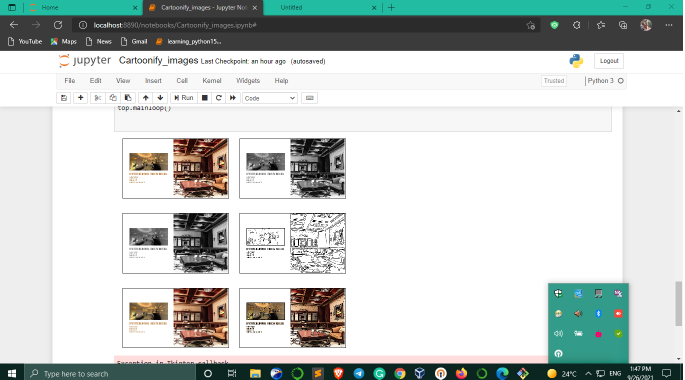
#> input picture cartoonify_image.png, 1370 x 759 px (shown at 1/2 size)
$ python -i Cartoonify_images.py   (imports and definitions only)
#> lines starting #> are read from the running program, lines starting #| are printed output that depends on the picture; after the words box and inside, x2 and y2 are one past the last pixel; in counts of white or black regions, pixels touching at a corner belong together
#!/usr/bin/env python
# coding: utf-8

# # at first we have to import madules that we need

# In[14]:


import cv2 #for image processing
import easygui #to open the filebox
import numpy as np #to store image
import imageio #to read image stored at particular path
import sys
import matplotlib.pyplot as plt
import os
import tkinter as tk # It is famous for its simplicity and graphical user interface
from tkinter import filedialog
from tkinter import *
from PIL import ImageTk, Image


# # creating box for reciving image

# In[15]:


# [4 lines not run here, left out]
# [1 line that did not run here, left out]


# In[16]:


def upload():
    ImagePath=easygui.fileopenbox()
    cartoonify(ImagePath)


# In[17]:


def cartoonify(ImagePath):
    # read the image
#> called with ImagePath = 'cartoonify_image.png'
    originalmage = cv2.imread(ImagePath)
#> originalmage is the input picture: shape (759, 1370, 3); mean B, G, R 202, 204.6, 198.1
    originalmage = cv2.cvtColor(originalmage, cv2.COLOR_BGR2RGB)
    #print(image)  # image is stored in form of numbers

    # confirm that image is chosen
    if originalmage is None:
        print("Can not find any image. Choose appropriate file")
        sys.exit()

    ReSized1 = cv2.resize(originalmage, (960, 540))
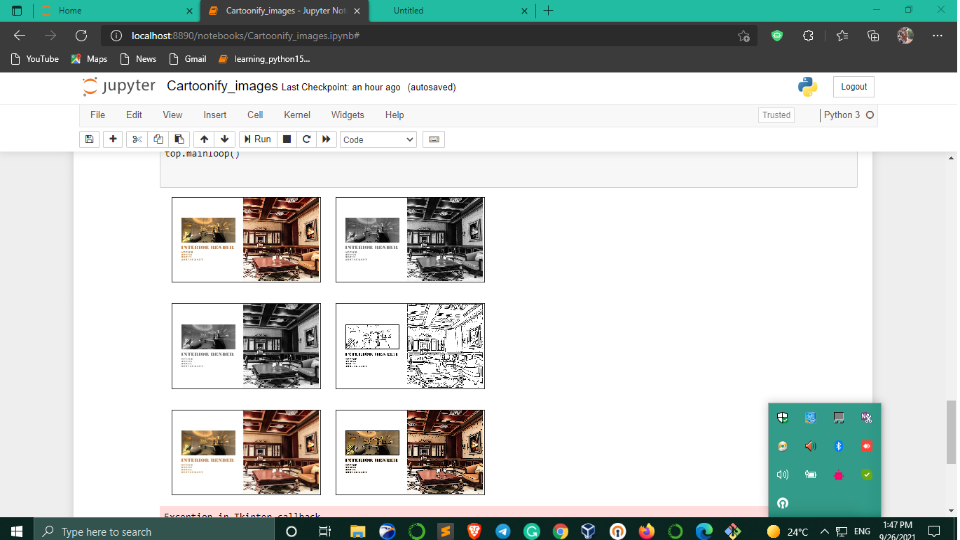
#> ReSized1: shape (540, 960, 3); mean R, G, B 198, 204.5, 201.9
    #plt.imshow(ReSized1, cmap='gray')


    #converting an image to grayscale
    grayScaleImage= cv2.cvtColor(originalmage, cv2.COLOR_BGR2GRAY)
    ReSized2 = cv2.resize(grayScaleImage, (960, 540))
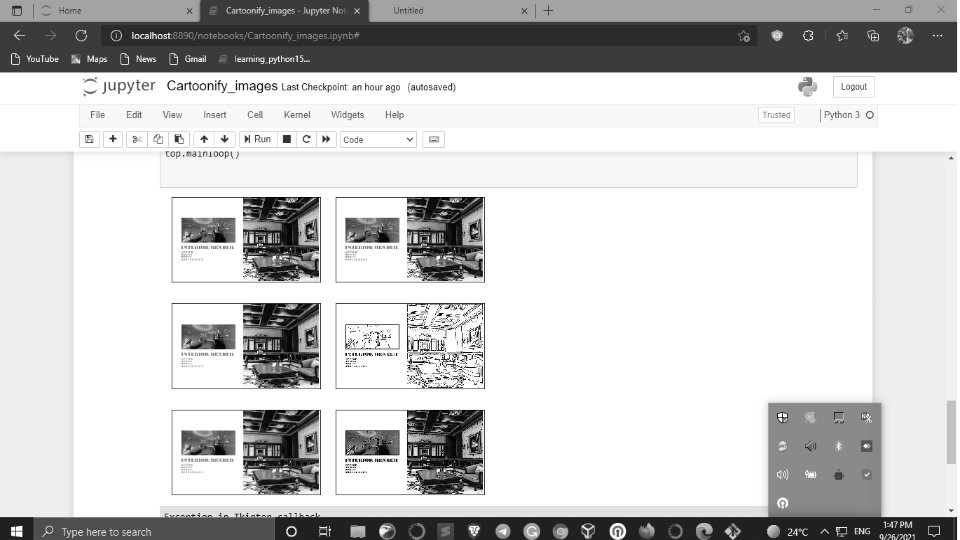
#> ReSized2: shape (540, 960); min 0, max 255, mean 203
    #plt.imshow(ReSized2, cmap='gray')


    #applying median blur to smoothen an image
    smoothGrayScale = cv2.medianBlur(grayScaleImage, 5)
    ReSized3 = cv2.resize(smoothGrayScale, (960, 540))
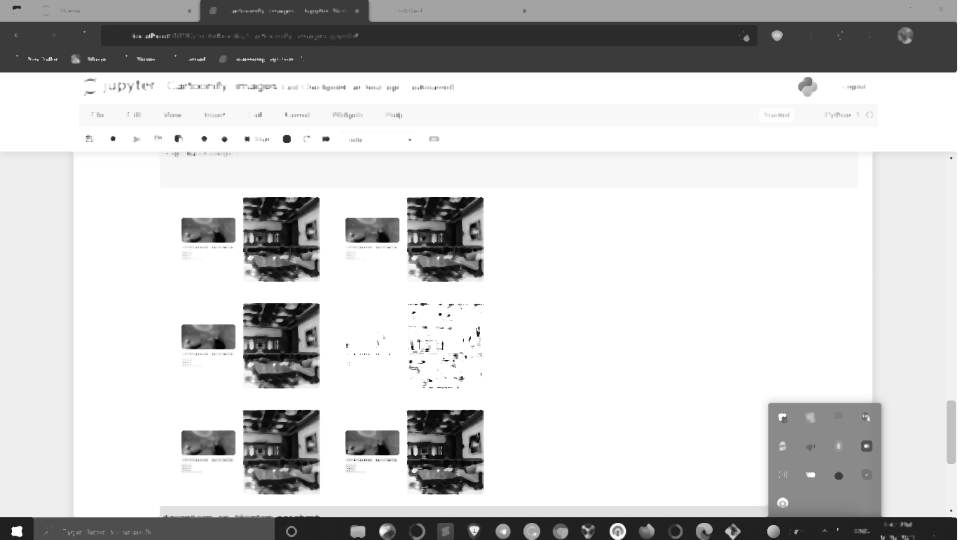
#> ReSized3: shape (540, 960); min 0, max 255, mean 204.6
    #plt.imshow(ReSized3, cmap='gray')

    #retrieving the edges for cartoon effect
    #by using thresholding technique
    getEdge = cv2.adaptiveThreshold(smoothGrayScale, 255,
        cv2.ADAPTIVE_THRESH_MEAN_C,
        cv2.THRESH_BINARY, 9, 9)
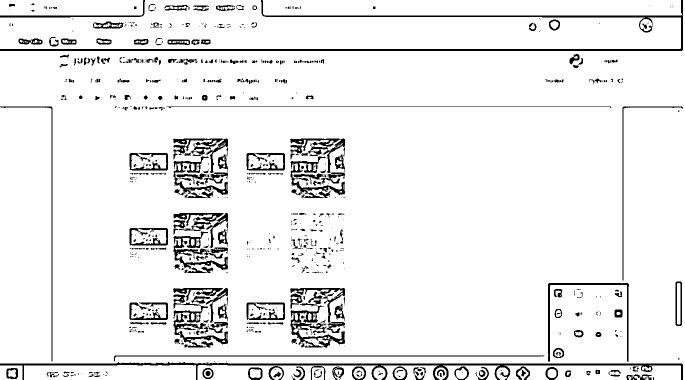
#> getEdge: shape (759, 1370) (shown at 1/2 size); 92.9% white; 829 black regions (569 under 20 px), largest, box (x1, y1, x2, y2) and area: (0, 0, 1366, 102) 8943, (0, 724, 1366, 759) 6854, (581, 611, 690, 695) 2954

    ReSized4 = cv2.resize(getEdge, (960, 540))
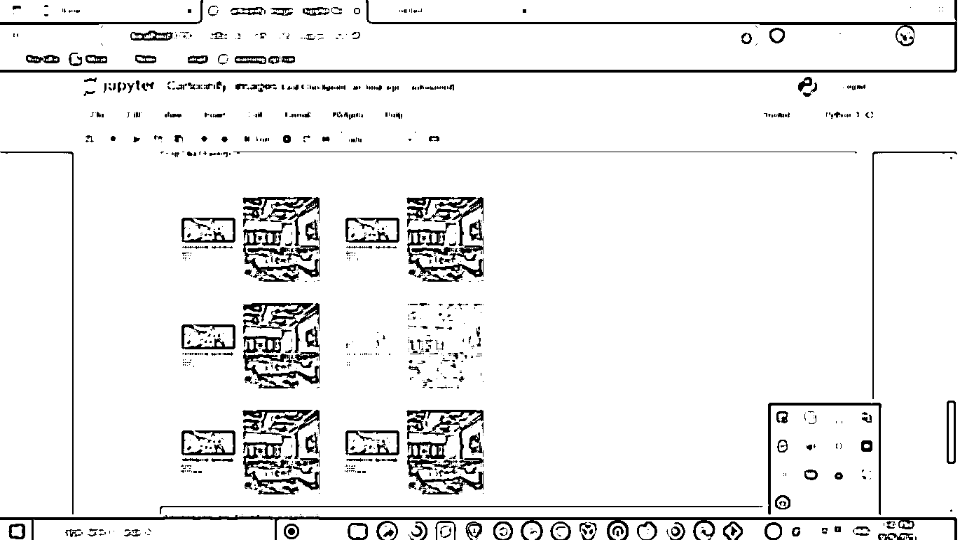
#> ReSized4: shape (540, 960); min 0, max 255, mean 237.1
    #plt.imshow(ReSized4, cmap='gray')

    #applying bilateral filter to remove noise
    #and keep edge sharp as required
    colorImage = cv2.bilateralFilter(originalmage, 9, 300, 300)
    ReSized5 = cv2.resize(colorImage, (960, 540))
    #plt.imshow(ReSized5, cmap='gray')


    #masking edged image with our "BEAUTIFY" image
    cartoonImage = cv2.bitwise_and(colorImage, colorImage, mask=getEdge)
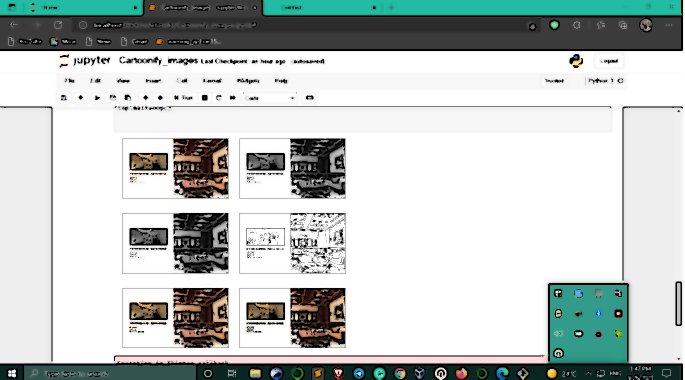
#> cartoonImage: shape (759, 1370, 3) (shown at 1/2 size); mean R, G, B 191.4, 198, 195.8

    ReSized6 = cv2.resize(cartoonImage, (960, 540))
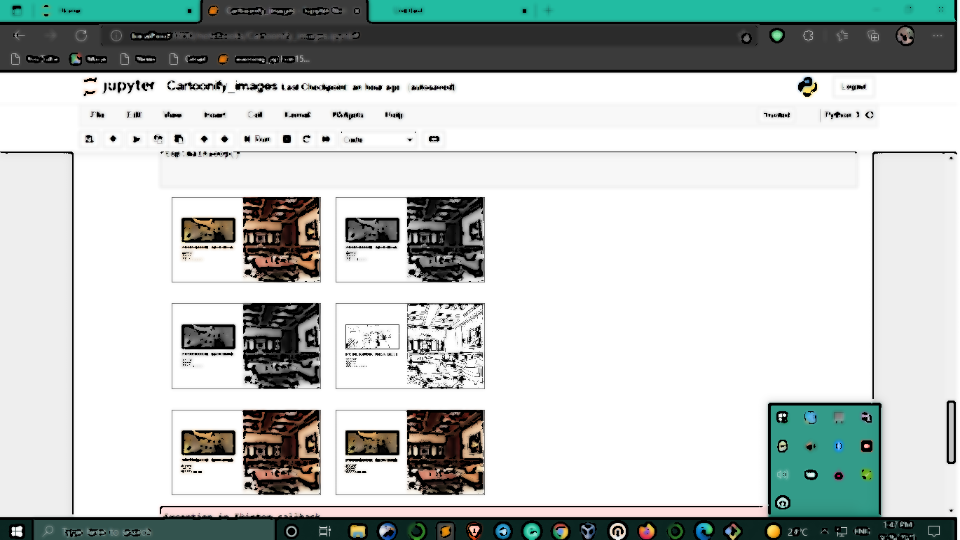
#> ReSized6: shape (540, 960, 3); mean R, G, B 191.4, 198, 195.8
    #plt.imshow(ReSized6, cmap='gray')

    # Plotting the whole transition
    images=[ReSized1, ReSized2, ReSized3, ReSized4, ReSized5, ReSized6]

    fig, axes = plt.subplots(3,2, figsize=(8,8), subplot_kw={'xticks':[], 'yticks':[]}, gridspec_kw=dict(hspace=0.1, wspace=0.1))
    for i, ax in enumerate(axes.flat):
        ax.imshow(images[i], cmap='gray')

#> (the run stopped early here; a loop or call above may not have finished)
